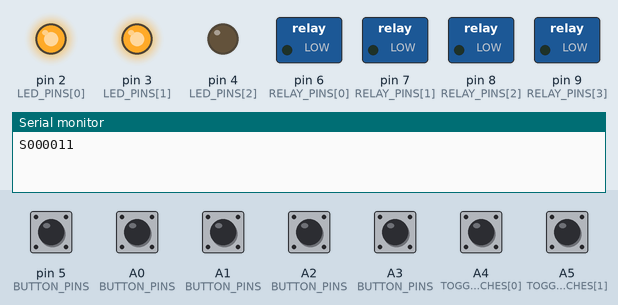
Bench run of a sketch on a simulated Arduino Uno, built with avr-gcc and run on an emulated ATmega328P. On the bench: switched loads named in the sketch (green lamp = pin HIGH), output pins drawn as LEDs (lit = HIGH), the last lines printed to the serial monitor. The inputs (shaded band) are chosen by the test bench; at power-on: A0 (BUTTON_PINS), A1 (BUTTON_PINS), A2 (BUTTON_PINS), A3 (BUTTON_PINS), A4 (TOGGLE_SWITCHES[0]), A5 (TOGGLE_SWITCHES[1]), pin 5 (BUTTON_PINS) HIGH.

Above: at 1.2 s.
1.3 s: A4 (TOGGLE_SWITCHES[0]) pulled LOW for 0.15 s
At 1.4 s:
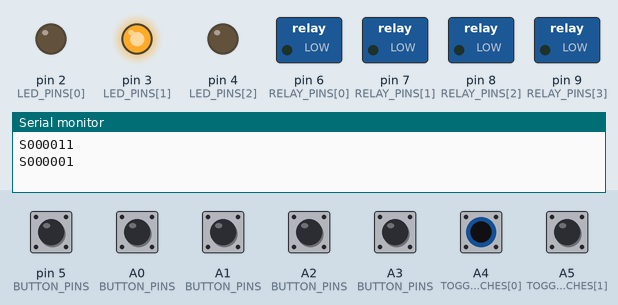
3.0 s: A5 (TOGGLE_SWITCHES[1]) pulled LOW for 0.15 s
At 3.1 s:
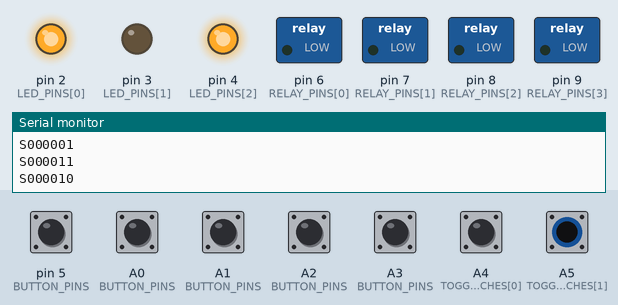
Timing chart, 0 to 6.0 s (numbered marks = the images above; inputs shaded):
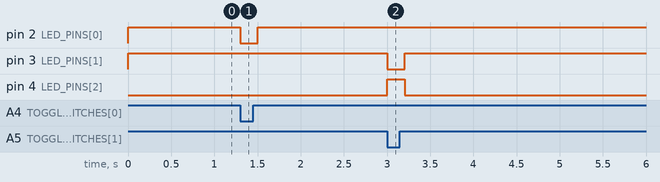

The sketch:

switcher.ino
```cpp
#include <Arduino.h>

// Pin configuration
const int LED_PINS[] = {2, 3, 4};
const int RELAY_PINS[] = {6, 7, 8, 9};
const int BUTTON_PINS[] = {A0, A1, A2, A3, 5};
const int TOGGLE_SWITCHES[] = {A4, A5};

// Global state variable (bit-based)
uint8_t state = 0;
uint8_t prev_toggle_state = 0;

void setup() {
    Serial.begin(9600);
    initializePins();

    // Initialize toggle switch state
    prev_toggle_state = readToggleSwitches();
    state |= prev_toggle_state;

    sendNotification('S');
}

void loop() {
    bool is_auto = state & (1 << 5);

    if (!is_auto) {
        updateStateFromButtons();
    }

    if (updateStateFromSwitches()) {
        sendNotification('S');
    }

    updateStateFromSerial(is_auto);
    updateOutputs();

    delay(100);
}

/**
 * Initializes all necessary pin modes.
 */
void initializePins() {
    for (int pin : LED_PINS) pinMode(pin, OUTPUT);
    for (int pin : RELAY_PINS) pinMode(pin, OUTPUT);
    for (int pin : BUTTON_PINS) pinMode(pin, INPUT_PULLUP);
    for (int pin : TOGGLE_SWITCHES) pinMode(pin, INPUT_PULLUP);
}

/**
 * Reads toggle switch states and returns the corresponding bitmask.
 */
uint8_t readToggleSwitches() {
    return (digitalRead(TOGGLE_SWITCHES[0]) << 5) | (digitalRead(TOGGLE_SWITCHES[1]) << 6);
}

/**
 * Handles button presses and updates the state.
 */
void updateStateFromButtons() {
    for (int i = 0; i < 5; i++) {
        if (debounce(BUTTON_PINS[i])) {
            state ^= (1 << i);
            sendNotification('S');
        }
    }
}

/**
 * Handles toggle switch changes. Returns true if state changed.
 */
bool updateStateFromSwitches() {
    uint8_t new_toggle_state = readToggleSwitches();
    if (new_toggle_state != prev_toggle_state) {
        state = (state & 0b00011111) | new_toggle_state;
        prev_toggle_state = new_toggle_state;
        return true;
    }
    return false;
}

/**
 * Reads serial input and updates the state if in auto mode.
 */
void updateStateFromSerial(bool is_auto) {
    if (Serial.available()) {
        String received = Serial.readStringUntil('\n');
        if (is_auto && received.startsWith("C") && received.length() == 6) {
            for (int i = 0; i < 4; i++) {
                if (received[i + 1] == '0' || received[i + 1] == '1') {
                    state = (state & ~(1 << i)) | ((received[i + 1] - '0') << i);
                }
            }
            sendNotification('S');
        }
    }
}

/**
 * Updates relays and LEDs based on the current state.
 */
void updateOutputs() {
    for (int i = 0; i < 4; i++) {
        digitalWrite(RELAY_PINS[i], state & (1 << i));
    }

    digitalWrite(LED_PINS[0], state & (1 << 5));
    digitalWrite(LED_PINS[1], state & (1 << 6));
    digitalWrite(LED_PINS[2], !(state & (1 << 6)));
}

/**
 * Simple debounce function for button inputs.
 */
bool debounce(int pin) {
    if (digitalRead(pin) == LOW) {
        delay(50); // Debounce delay
        if (digitalRead(pin) == LOW) {
            while (digitalRead(pin) == LOW); // Wait until release
            return true;
        }
    }
    return false;
}

/**
 * Sends a notification to the serial monitor.
 */
void sendNotification(char type) {
    Serial.print(type);
    for (int i = 0; i < 4; i++) Serial.print((state & (1 << i)) ? "1" : "0");
    Serial.print((state & (1 << 5)) ? "1" : "0");
    Serial.print((state & (1 << 6)) ? "1" : "0");
    Serial.println();
}
```

Measured:
- after the input at 1.3 s, pin 2 (LED_PINS[0]): HIGH → LOW at once, → HIGH 0.20 s later
- after the input at 3.0 s, pin 3 (LED_PINS[1]): HIGH → LOW at once, → HIGH 0.20 s later; pin 4 (LED_PINS[2]): LOW → HIGH at once, → LOW 0.20 s later
